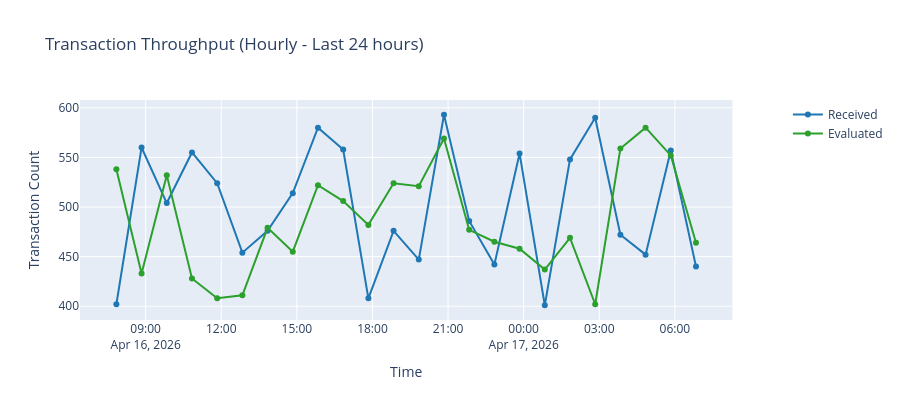
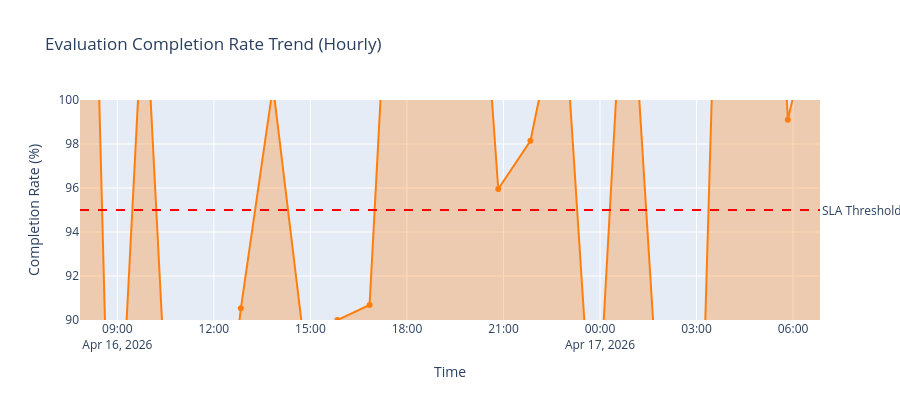

The notebook cell these images were saved under, in order:
### Markdown cell above
## 5. Time-Series Analysis and Trend Visualization
Analyze performance trends over the selected period with configurable granularity.

### Code cell
print("\n" + "="*80)
print("TIME-SERIES ANALYSIS AND TRENDS")
print("="*80)

# Create demonstration time-series data if needed
if metrics['time_series'].empty:
    print(f"\n📈 Generating sample time-series data for {selected_period} ({selected_granularity} granularity)")
    # Generate sample data for demonstration
    hours_back = 24 if selected_period == "Last 24 hours" else 7 if selected_period == "Last 7 days" else 30
    date_range = pd.date_range(end=datetime.now(), periods=hours_back, freq='H')
    
    time_series_demo = pd.DataFrame({
        'time_bucket': date_range,
        'received_count': np.random.randint(400, 600, hours_back),
        'evaluated_count': np.random.randint(390, 595, hours_back)
    })
    time_series_demo['received_vs_eval_rate'] = (time_series_demo['evaluated_count'] / time_series_demo['received_count'] * 100)
    metrics['time_series'] = time_series_demo

ts_data = metrics['time_series']

# Time-Series: Transaction Throughput (Received vs Evaluated)
fig_throughput = make_subplots(specs=[[{"secondary_y": True}]])

fig_throughput.add_trace(
    go.Scatter(
        x=ts_data['time_bucket'],
        y=ts_data['received_count'],
        name="Received",
        line={"color": "#1f77b4", "width": 2},
        mode='lines+markers'
    ),
    secondary_y=False
)

fig_throughput.add_trace(
    go.Scatter(
        x=ts_data['time_bucket'],
        y=ts_data['evaluated_count'],
        name="Evaluated",
        line={"color": "#2ca02c", "width": 2},
        mode='lines+markers'
    ),
    secondary_y=False
)

fig_throughput.update_layout(
    title=f"Transaction Throughput ({selected_granularity} - {selected_period})",
    xaxis_title="Time",
    yaxis_title="Number of Transactions",
    hovermode='x unified',
    height=400
)

fig_throughput.update_yaxes(title_text="Transaction Count", secondary_y=False)
fig_throughput.show()

# Time-Series: Evaluation Completion Rate
fig_completion_rate = go.Figure()

fig_completion_rate.add_trace(go.Scatter(
    x=ts_data['time_bucket'],
    y=ts_data['received_vs_eval_rate'],
    name="Completion Rate",
    line={"color": "#ff7f0e", "width": 2},
    mode='lines+markers',
    fill='tozeroy',
    fillcolor='rgba(255, 127, 14, 0.3)'
))

# Add SLA threshold line
fig_completion_rate.add_hline(
    y=95,
    line_dash="dash",
    line_color="red",
    annotation_text="SLA Threshold (95%)",
    annotation_position="right"
)

fig_completion_rate.update_layout(
    title=f"Evaluation Completion Rate Trend ({selected_granularity})",
    xaxis_title="Time",
    yaxis_title="Completion Rate (%)",
    yaxis=dict(range=[90, 100]),
    hovermode='x',
    height=400
)

fig_completion_rate.show()

# Summary Statistics
print(f"\n📊 TIME-SERIES SUMMARY ({selected_granularity}):")
print(f"  Average Throughput (Received): {ts_data['received_count'].mean():.0f} tx/{selected_granularity.lower()}")
print(f"  Peak Throughput (Received): {ts_data['received_count'].max():.0f} tx/{selected_granularity.lower()}")
print(f"  Min Throughput (Received): {ts_data['received_count'].min():.0f} tx/{selected_granularity.lower()}")
print(f"  Average Completion Rate: {ts_data['received_vs_eval_rate'].mean():.2f}%")
print(f"  Min Completion Rate: {ts_data['received_vs_eval_rate'].min():.2f}%")

# Identify anomalies
completion_anomalies = ts_data[ts_data['received_vs_eval_rate'] < 95]
if len(completion_anomalies) > 0:
    print(f"\n  ⚠️  {len(completion_anomalies)} period(s) below SLA threshold (95%)")
    for idx, row in completion_anomalies.iterrows():
        print(f"     {row['time_bucket']}: {row['received_vs_eval_rate']:.2f}%")

### Figure 1 — Plotly figure (JSON) as saved in the notebook; plotly's stock layout.template omitted (floating-point values rounded to 4 significant figures)
{"data": [{"line": {"color": "#1f77b4", "width": 2}, "mode": "lines+markers", "name": "Received", "type": "scatter", "x": ["2026-04-16T07:50:17.500644000", "2026-04-16T08:50:17.500644000", "2026-04-16T09:50:17.500644000", "2026-04-16T10:50:17.500644000", "2026-04-16T11:50:17.500644000", "2026-04-16T12:50:17.500644000", "2026-04-16T13:50:17.500644000", "2026-04-16T14:50:17.500644000", "2026-04-16T15:50:17.500644000", "2026-04-16T16:50:17.500644000", "2026-04-16T17:50:17.500644000", "2026-04-16T18:50:17.500644000", "2026-04-16T19:50:17.500644000", "2026-04-16T20:50:17.500644000", "2026-04-16T21:50:17.500644000", "2026-04-16T22:50:17.500644000", "2026-04-16T23:50:17.500644000", "2026-04-17T00:50:17.500644000", "2026-04-17T01:50:17.500644000", "2026-04-17T02:50:17.500644000", "2026-04-17T03:50:17.500644000", "2026-04-17T04:50:17.500644000", "2026-04-17T05:50:17.500644000", "2026-04-17T06:50:17.500644000"], "xaxis": "x", "y": [402, 560, 504, 555, 524, 454, 476, 514, 580, 558, 408, 476, 447, 593, 486, 442, 554, 401, 548, 590, 472, 452, 557, 440], "yaxis": "y"}, {"line": {"color": "#2ca02c", "width": 2}, "mode": "lines+markers", "name": "Evaluated", "type": "scatter", "x": ["2026-04-16T07:50:17.500644000", "2026-04-16T08:50:17.500644000", "2026-04-16T09:50:17.500644000", "2026-04-16T10:50:17.500644000", "2026-04-16T11:50:17.500644000", "2026-04-16T12:50:17.500644000", "2026-04-16T13:50:17.500644000", "2026-04-16T14:50:17.500644000", "2026-04-16T15:50:17.500644000", "2026-04-16T16:50:17.500644000", "2026-04-16T17:50:17.500644000", "2026-04-16T18:50:17.500644000", "2026-04-16T19:50:17.500644000", "2026-04-16T20:50:17.500644000", "2026-04-16T21:50:17.500644000", "2026-04-16T22:50:17.500644000", "2026-04-16T23:50:17.500644000", "2026-04-17T00:50:17.500644000", "2026-04-17T01:50:17.500644000", "2026-04-17T02:50:17.500644000", "2026-04-17T03:50:17.500644000", "2026-04-17T04:50:17.500644000", "2026-04-17T05:50:17.500644000", "2026-04-17T06:50:17.500644000"], "xaxis": "x", "y": [538, 433, 532, 428, 408, 411, 479, 455, 522, 506, 482, 524, 521, 569, 477, 465, 458, 437, 469, 402, 559, 580, 552, 464], "yaxis": "y"}], "layout": {"height": 400, "hovermode": "x unified", "title": {"text": "Transaction Throughput (Hourly - Last 24 hours)"}, "xaxis": {"anchor": "y", "domain": [0, 0.94], "title": {"text": "Time"}}, "yaxis": {"anchor": "x", "domain": [0, 1], "title": {"text": "Transaction Count"}}, "yaxis2": {"anchor": "x", "overlaying": "y", "side": "right"}}}

### Figure 2 — Plotly figure (JSON) as saved in the notebook; plotly's stock layout.template omitted (floating-point values rounded to 4 significant figures)
{"data": [{"fill": "tozeroy", "fillcolor": "rgba(255, 127, 14, 0.3)", "line": {"color": "#ff7f0e", "width": 2}, "mode": "lines+markers", "name": "Completion Rate", "type": "scatter", "x": ["2026-04-16T07:50:17.500644000", "2026-04-16T08:50:17.500644000", "2026-04-16T09:50:17.500644000", "2026-04-16T10:50:17.500644000", "2026-04-16T11:50:17.500644000", "2026-04-16T12:50:17.500644000", "2026-04-16T13:50:17.500644000", "2026-04-16T14:50:17.500644000", "2026-04-16T15:50:17.500644000", "2026-04-16T16:50:17.500644000", "2026-04-16T17:50:17.500644000", "2026-04-16T18:50:17.500644000", "2026-04-16T19:50:17.500644000", "2026-04-16T20:50:17.500644000", "2026-04-16T21:50:17.500644000", "2026-04-16T22:50:17.500644000", "2026-04-16T23:50:17.500644000", "2026-04-17T00:50:17.500644000", "2026-04-17T01:50:17.500644000", "2026-04-17T02:50:17.500644000", "2026-04-17T03:50:17.500644000", "2026-04-17T04:50:17.500644000", "2026-04-17T05:50:17.500644000", "2026-04-17T06:50:17.500644000"], "y": [133.8, 77.32, 105.6, 77.12, 77.86, 90.53, 100.6, 88.52, 90.0, 90.68, 118.1, 110.1, 116.6, 95.95, 98.15, 105.2, 82.67, 109.0, 85.58, 68.14, 118.4, 128.3, 99.1, 105.5]}], "layout": {"annotations": [{"showarrow": false, "text": "SLA Threshold (95%)", "x": 1, "xanchor": "left", "xref": "x domain", "y": 95, "yanchor": "middle", "yref": "y"}], "height": 400, "hovermode": "x", "shapes": [{"line": {"color": "red", "dash": "dash"}, "type": "line", "x0": 0, "x1": 1, "xref": "x domain", "y0": 95, "y1": 95, "yref": "y"}], "title": {"text": "Evaluation Completion Rate Trend (Hourly)"}, "xaxis": {"title": {"text": "Time"}}, "yaxis": {"range": [90, 100], "title": {"text": "Completion Rate (%)"}}}}
